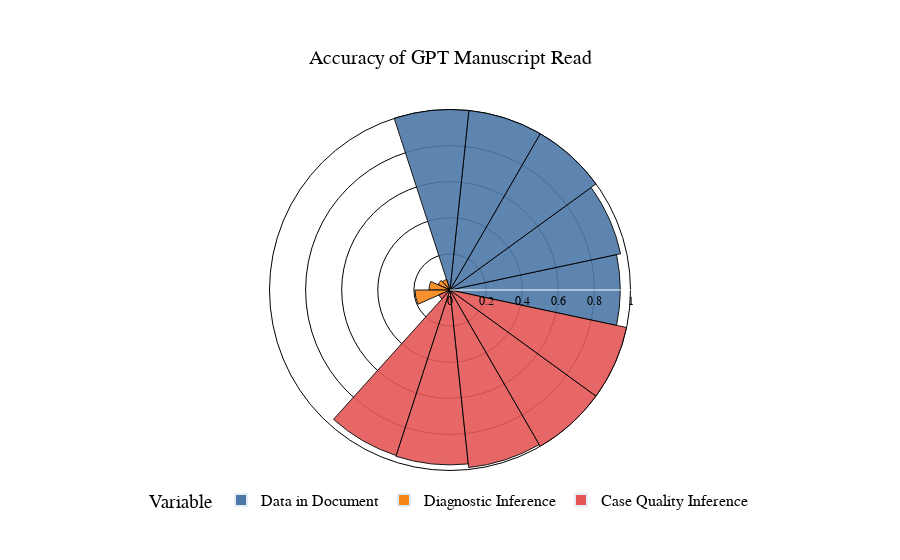

Write notebook code for a chart like this one.
### Code cell
# Usage with your dataframe
fig = plotly_grouped_radial_bar(data_df, metric='Precision', category_col='Inference', variable_col='Variable', title='Accuracy of GPT Manuscript Read')
fig.show()

### Figure 1 — Plotly figure (JSON) as saved in the notebook; plotly's stock layout.template omitted (floating-point values rounded to 4 significant figures)
{"data": [{"marker": {"color": "#4C78A8"}, "name": "Data in Document", "r": [0], "showlegend": true, "theta": [0], "type": "barpolar"}, {"marker": {"color": "#4C78A8", "line": {"color": "black", "width": 1}}, "name": "Memory Deficit Unmeasured", "opacity": 0.9, "r": [0.9432], "showlegend": false, "theta": [0], "type": "barpolar", "width": [24]}, {"marker": {"color": "#4C78A8", "line": {"color": "black", "width": 1}}, "name": "Insufficient Physical Exam", "opacity": 0.9, "r": [0.9663], "showlegend": false, "theta": [24], "type": "barpolar", "width": [24]}, {"marker": {"color": "#4C78A8", "line": {"color": "black", "width": 1}}, "name": "Not Amnesia Case", "opacity": 0.9, "r": [1], "showlegend": false, "theta": [48], "type": "barpolar", "width": [24]}, {"marker": {"color": "#4C78A8", "line": {"color": "black", "width": 1}}, "name": "No Neuroimaging", "opacity": 0.9, "r": [1], "showlegend": false, "theta": [72], "type": "barpolar", "width": [24]}, {"marker": {"color": "#4C78A8", "line": {"color": "black", "width": 1}}, "name": "Not in English", "opacity": 0.9, "r": [1], "showlegend": false, "theta": [96], "type": "barpolar", "width": [24]}, {"marker": {"color": "#F58518"}, "name": "Diagnostic Inference", "r": [0], "showlegend": true, "theta": [0], "type": "barpolar"}, {"marker": {"color": "#F58518", "line": {"color": "black", "width": 1}}, "name": "Atypical Amnesia", "opacity": 0.9, "r": [0.06173], "showlegend": false, "theta": [120], "type": "barpolar", "width": [24]}, {"marker": {"color": "#F58518", "line": {"color": "black", "width": 1}}, "name": "Due to Neurodegeneration", "opacity": 0.9, "r": [0.07216], "showlegend": false, "theta": [144], "type": "barpolar", "width": [24]}, {"marker": {"color": "#F58518", "line": {"color": "black", "width": 1}}, "name": "Confounding Disease", "opacity": 0.9, "r": [0.1163], "showlegend": false, "theta": [168], "type": "barpolar", "width": [24]}, {"marker": {"color": "#F58518", "line": {"color": "black", "width": 1}}, "name": "Due to Global Cognitive Damage", "opacity": 0.9, "r": [0.1939], "showlegend": false, "theta": [192], "type": "barpolar", "width": [24]}, {"marker": {"color": "#E45756"}, "name": "Case Quality Inference", "r": [0], "showlegend": true, "theta": [0], "type": "barpolar"}, {"marker": {"color": "#E45756", "line": {"color": "black", "width": 1}}, "name": "Bias", "opacity": 0.9, "r": [0.06667], "showlegend": false, "theta": [216], "type": "barpolar", "width": [24]}, {"marker": {"color": "#E45756", "line": {"color": "black", "width": 1}}, "name": "Attribution Error", "opacity": 0.9, "r": [0.9643], "showlegend": false, "theta": [240], "type": "barpolar", "width": [24]}, {"marker": {"color": "#E45756", "line": {"color": "black", "width": 1}}, "name": "Workup", "opacity": 0.9, "r": [0.9688], "showlegend": false, "theta": [264], "type": "barpolar", "width": [24]}, {"marker": {"color": "#E45756", "line": {"color": "black", "width": 1}}, "name": "HPI", "opacity": 0.9, "r": [0.989], "showlegend": false, "theta": [288], "type": "barpolar", "width": [24]}, {"marker": {"color": "#E45756", "line": {"color": "black", "width": 1}}, "name": "Extended History", "opacity": 0.9, "r": [1], "showlegend": false, "theta": [312], "type": "barpolar", "width": [24]}, {"marker": {"color": "#E45756", "line": {"color": "black", "width": 1}}, "name": "Neuroimaging at Onset", "opacity": 0.9, "r": [1], "showlegend": false, "theta": [336], "type": "barpolar", "width": [24]}], "layout": {"font": {"color": "black", "family": "Myriad Pro"}, "legend": {"font": {"color": "black", "family": "Myriad Pro", "size": 16}, "itemsizing": "constant", "orientation": "h", "title": {"text": "Variable"}, "traceorder": "normal", "x": 0.5, "xanchor": "center", "yanchor": "bottom"}, "polar": {"angularaxis": {"gridcolor": "gray", "showgrid": false, "showticklabels": false}, "bgcolor": "white", "radialaxis": {"gridcolor": "black", "showgrid": true}}, "title": {"font": {"color": "black", "family": "Myriad Pro", "size": 20}, "text": "Accuracy of GPT Manuscript Read", "x": 0.5, "xanchor": "center", "yanchor": "top"}}}
